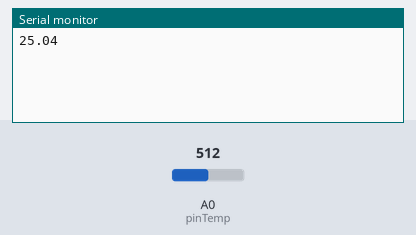
This sketch was run on a simulated Arduino Uno, built with avr-gcc and run on an emulated ATmega328P. Shown: the last lines printed to the serial monitor. The inputs (shaded band) are chosen by the test bench; at power-on: A0 (pinTemp) = 512.

Above: at 6.8 s.
6.9 s: A0 (pinTemp) set to 716
At 13.2 s:
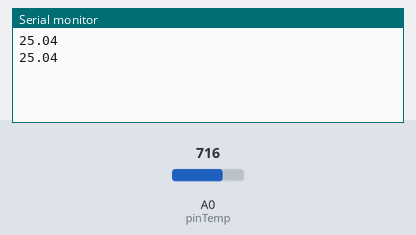
13.6 s: A0 (pinTemp) set to 900
At 19.3 s:
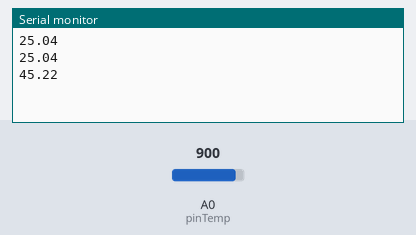
Timing chart, 0 to 20.8 s (numbered marks = the images above; inputs shaded):
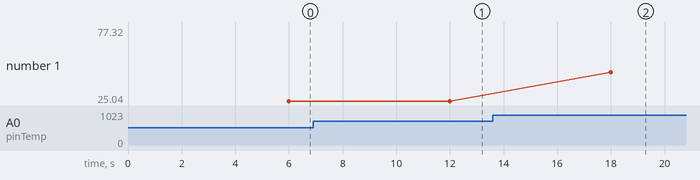

Measured:
- plotted number 1: 25.04 → 77.32 after the input at 13.6 s

The sketch:

temperatureCode.ino
```cpp
// demo of Starter Kit V2.0 - Grove Temperature Sensor

const int pinTemp = A0;      // pin of temperature sensor

float temperature;
int B=3975;                  // B value of the thermistor
float resistance;

void setup()
{

  Serial.begin(9600);
  float ctemp;
    while(true){
     ctemp = getTemp();
     Serial.println(ctemp);
    }

}

float getTemp()
{
    int val = analogRead(pinTemp);                               // get analog value
    resistance=(float)(1023-val)*10000/val;                      // get resistance
    temperature=1/(log(resistance/10000)/B+1/298.15)-273.15;     // calc temperature

    delay(6000);          // delay 1s
    return temperature;
}

void loop(){
}
```
